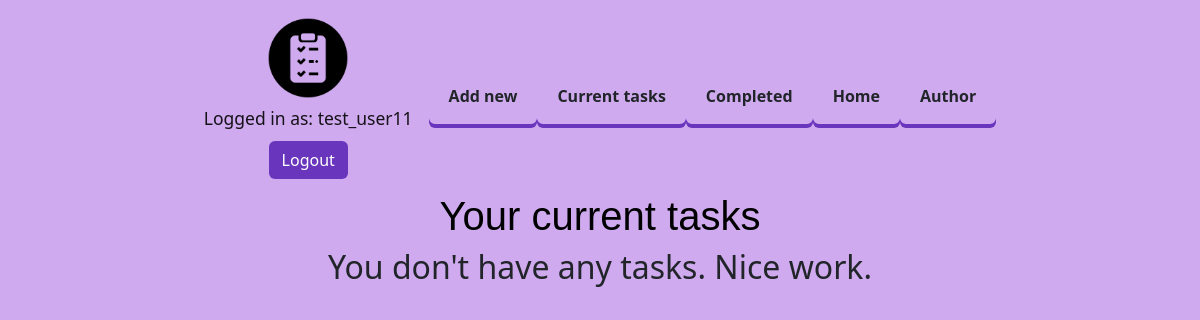
Before: /current/ (signed in) with the older database file.
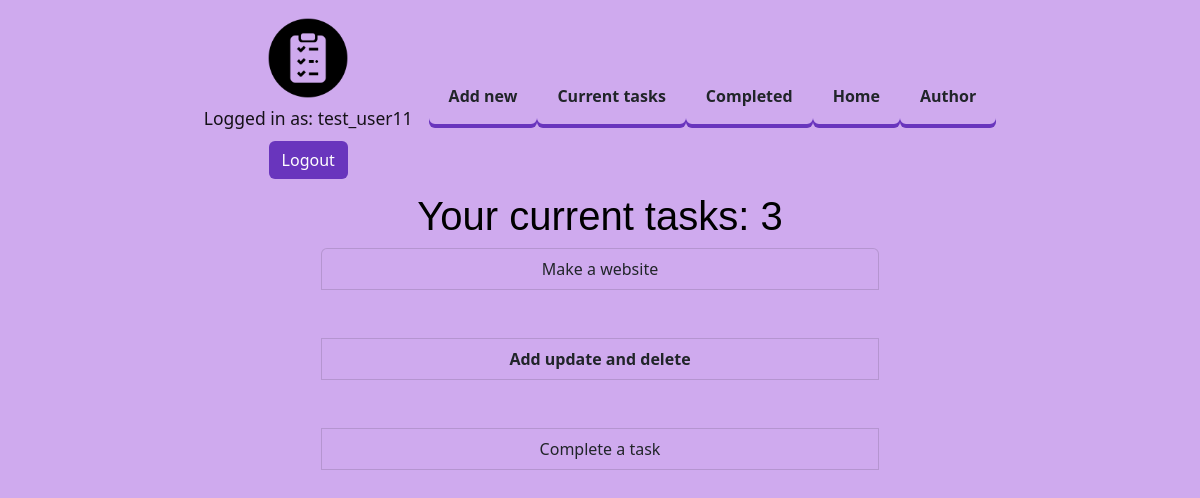
After: the same page with the newer database file.
### todo/models.py (models this page shows, shortened)
class Task(models.Model):
    name = models.CharField(max_length=100)
    description = models.TextField(blank=True)
    created_date = models.DateTimeField(default=now, editable=False)
    deadline = models.DateTimeField(null=True, blank=True)
    important = models.BooleanField(default=False)
    done = models.BooleanField(default=False)
    completed_date = models.DateTimeField(null=True, blank=True)
    user = models.ForeignKey(User, on_delete=models.CASCADE)

### todo/views.py (the view)
# urls.py: path('current/', views.current_todos, name='current_todos'),
@login_required
def current_todos(request):
    tasks = Task.objects.filter(user=request.user, completed_date__isnull=True)
    return render(request, 'todo/current_tasks.html', {'tasks': tasks})

### todo/templates/todo/current_tasks.html (shortened to what this page needs)
{% extends "todo/base.html" %}
{% block content %}
<div class="container text-center">
<div class="w-50">
{% if tasks %}
    <h1>Your current tasks: {{ tasks.count }}</h1>
    {% else %}
    <h1>Your current tasks</h1>
    {% endif %}
<div class="list-group">
    {% if tasks %}
    {% for task in tasks %}
        <a id="bootstrap-override-link" class="list-group-item" href="{% url 'view_task' task.id %}">
            {% if task.important %}<b>{% endif %}
            {{ task.name }}
            {% if task.important %}</b>{% endif %}
        </a><BR><BR>
    {% endfor %}
    {% else %}
    <h2>You don't have any tasks. Nice work.</h2>
    {% endif %}
</div>
</div>
{% endblock %}

Changed rows visible on the page:
added Task: name "Make a website"
added Task: name "Add update and delete"
added Task: name "Complete a task"
Other visible differences:
{{ tasks.count }}: (not shown) → "3"
text no longer shown: "Your current tasks You don't have any tasks. Nice work."
text now shown: "Your current tasks:"
